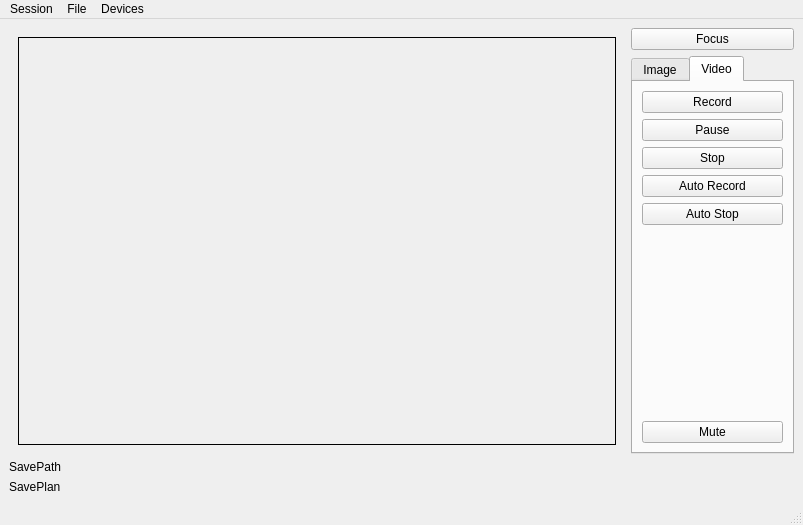
<?xml version="1.0" encoding="UTF-8"?>
<ui version="4.0">
 <class>MainWindow</class>
 <widget class="QMainWindow" name="MainWindow">
  <property name="geometry">
   <rect>
    <x>0</x>
    <y>0</y>
    <width>803</width>
    <height>525</height>
   </rect>
  </property>
  <property name="windowTitle">
   <string>MainWindow</string>
  </property>
  <widget class="QWidget" name="centralwidget">
   <layout class="QGridLayout" name="gridLayout_2">
    <item row="0" column="0" rowspan="2">
     <widget class="QStackedWidget" name="stackedWidget">
      <property name="sizePolicy">
       <sizepolicy hsizetype="Preferred" vsizetype="Preferred">
        <horstretch>1</horstretch>
        <verstretch>0</verstretch>
       </sizepolicy>
      </property>
      <property name="palette">
       <palette>
        <active>
         <colorrole role="Base">
          <brush brushstyle="SolidPattern">
           <color alpha="255">
            <red>255</red>
            <green>255</green>
            <blue>255</blue>
           </color>
          </brush>
         </colorrole>
         <colorrole role="Window">
          <brush brushstyle="SolidPattern">
           <color alpha="255">
            <red>145</red>
            <green>145</green>
            <blue>145</blue>
           </color>
          </brush>
         </colorrole>
        </active>
        <inactive>
         <colorrole role="Base">
          <brush brushstyle="SolidPattern">
           <color alpha="255">
            <red>255</red>
            <green>255</green>
            <blue>255</blue>
           </color>
          </brush>
         </colorrole>
         <colorrole role="Window">
          <brush brushstyle="SolidPattern">
           <color alpha="255">
            <red>145</red>
            <green>145</green>
            <blue>145</blue>
           </color>
          </brush>
         </colorrole>
        </inactive>
        <disabled>
         <colorrole role="Base">
          <brush brushstyle="SolidPattern">
           <color alpha="255">
            <red>145</red>
            <green>145</green>
            <blue>145</blue>
           </color>
          </brush>
         </colorrole>
         <colorrole role="Window">
          <brush brushstyle="SolidPattern">
           <color alpha="255">
            <red>145</red>
            <green>145</green>
            <blue>145</blue>
           </color>
          </brush>
         </colorrole>
        </disabled>
       </palette>
      </property>
      <property name="currentIndex">
       <number>1</number>
      </property>
      <widget class="QWidget" name="viewfinderPage">
       <layout class="QGridLayout" name="gridLayout_5">
        <item row="0" column="0">
         <widget class="QCameraViewfinder" name="viewfinder" native="true"/>
        </item>
       </layout>
      </widget>
      <widget class="QWidget" name="previewPage">
       <layout class="QGridLayout" name="gridLayout_4">
        <item row="0" column="0">
         <widget class="QLabel" name="lastImagePreviewLabel">
          <property name="sizePolicy">
           <sizepolicy hsizetype="Preferred" vsizetype="MinimumExpanding">
            <horstretch>0</horstretch>
            <verstretch>0</verstretch>
           </sizepolicy>
          </property>
          <property name="frameShape">
           <enum>QFrame::Box</enum>
          </property>
          <property name="text">
           <string/>
          </property>
         </widget>
        </item>
       </layout>
      </widget>
     </widget>
    </item>
    <item row="0" column="1">
     <widget class="QPushButton" name="lockButton">
      <property name="text">
       <string>Focus</string>
      </property>
     </widget>
    </item>
    <item row="1" column="1">
     <widget class="QTabWidget" name="captureWidget">
      <property name="currentIndex">
       <number>1</number>
      </property>
      <widget class="QWidget" name="tab_2">
       <attribute name="title">
        <string>Image</string>
       </attribute>
       <layout class="QGridLayout" name="gridLayout">
        <item row="0" column="0">
         <widget class="QPushButton" name="takeImageButton">
          <property name="enabled">
           <bool>false</bool>
          </property>
          <property name="text">
           <string>Capture Photo</string>
          </property>
         </widget>
        </item>
        <item row="2" column="0">
         <widget class="QLabel" name="label">
          <property name="text">
           <string>Exposure Compensation:</string>
          </property>
         </widget>
        </item>
        <item row="3" column="0">
         <widget class="QSlider" name="exposureCompensation">
          <property name="minimum">
           <number>-4</number>
          </property>
          <property name="maximum">
           <number>4</number>
          </property>
          <property name="pageStep">
           <number>2</number>
          </property>
          <property name="orientation">
           <enum>Qt::Horizontal</enum>
          </property>
          <property name="tickPosition">
           <enum>QSlider::TicksAbove</enum>
          </property>
         </widget>
        </item>
        <item row="1" column="0">
         <spacer name="verticalSpacer_2">
          <property name="orientation">
           <enum>Qt::Vertical</enum>
          </property>
          <property name="sizeHint" stdset="0">
           <size>
            <width>20</width>
            <height>161</height>
           </size>
          </property>
         </spacer>
        </item>
       </layout>
      </widget>
      <widget class="QWidget" name="tab">
       <attribute name="title">
        <string>Video</string>
       </attribute>
       <layout class="QVBoxLayout" name="verticalLayout">
        <item>
         <widget class="QPushButton" name="recordButton">
          <property name="minimumSize">
           <size>
            <width>141</width>
            <height>0</height>
           </size>
          </property>
          <property name="text">
           <string>Record</string>
          </property>
         </widget>
        </item>
        <item>
         <widget class="QPushButton" name="pauseButton">
          <property name="text">
           <string>Pause</string>
          </property>
         </widget>
        </item>
        <item>
         <widget class="QPushButton" name="stopButton">
          <property name="text">
           <string>Stop</string>
          </property>
         </widget>
        </item>
        <item>
         <widget class="QPushButton" name="autoRecordButton">
          <property name="minimumSize">
           <size>
            <width>141</width>
            <height>0</height>
           </size>
          </property>
          <property name="text">
           <string>Auto Record</string>
          </property>
         </widget>
        </item>
        <item>
         <widget class="QPushButton" name="autoStopButton">
          <property name="minimumSize">
           <size>
            <width>141</width>
            <height>0</height>
           </size>
          </property>
          <property name="text">
           <string>Auto Stop</string>
          </property>
         </widget>
        </item>
        <item>
         <spacer name="verticalSpacer">
          <property name="orientation">
           <enum>Qt::Vertical</enum>
          </property>
          <property name="sizeHint" stdset="0">
           <size>
            <width>20</width>
            <height>76</height>
           </size>
          </property>
         </spacer>
        </item>
        <item>
         <widget class="QPushButton" name="muteButton">
          <property name="text">
           <string>Mute</string>
          </property>
          <property name="checkable">
           <bool>true</bool>
          </property>
         </widget>
        </item>
       </layout>
      </widget>
     </widget>
    </item>
    <item row="2" column="0">
     <widget class="QLabel" name="pathLabel">
      <property name="text">
       <string>SavePath</string>
      </property>
     </widget>
    </item>
    <item row="3" column="0">
     <widget class="QLabel" name="planLabel">
      <property name="text">
       <string>SavePlan</string>
      </property>
     </widget>
    </item>
   </layout>
  </widget>
  <widget class="QMenuBar" name="menubar">
   <property name="geometry">
    <rect>
     <x>0</x>
     <y>0</y>
     <width>803</width>
     <height>29</height>
    </rect>
   </property>
   <widget class="QMenu" name="menuFile">
    <property name="title">
     <string>Session</string>
    </property>
    <addaction name="actionStartCamera"/>
    <addaction name="actionStopCamera"/>
    <addaction name="separator"/>
    <addaction name="actionSettings"/>
    <addaction name="separator"/>
    <addaction name="actionExit"/>
   </widget>
   <widget class="QMenu" name="menuDevices">
    <property name="title">
     <string>Devices</string>
    </property>
   </widget>
   <widget class="QMenu" name="menuFile_2">
    <property name="title">
     <string>File</string>
    </property>
    <addaction name="actionSavePath"/>
    <addaction name="actionSavePlan"/>
   </widget>
   <addaction name="menuFile"/>
   <addaction name="menuFile_2"/>
   <addaction name="menuDevices"/>
  </widget>
  <widget class="QStatusBar" name="statusbar"/>
  <action name="actionExit">
   <property name="text">
    <string>Exit</string>
   </property>
  </action>
  <action name="actionStartCamera">
   <property name="text">
    <string>Start Camera</string>
   </property>
  </action>
  <action name="actionStopCamera">
   <property name="text">
    <string>Stop Camera</string>
   </property>
  </action>
  <action name="actionSettings">
   <property name="text">
    <string>Settings</string>
   </property>
  </action>
  <action name="actionSavePath">
   <property name="text">
    <string>Save File Path</string>
   </property>
  </action>
  <action name="actionSavePlan">
   <property name="text">
    <string>Save Plan</string>
   </property>
  </action>
 </widget>
 <customwidgets>
  <customwidget>
   <class>QCameraViewfinder</class>
   <extends>QWidget</extends>
   <header>qcameraviewfinder.h</header>
   <container>1</container>
  </customwidget>
 </customwidgets>
 <resources/>
 <connections>
  <connection>
   <sender>recordButton</sender>
   <signal>clicked()</signal>
   <receiver>MainWindow</receiver>
   <slot>startAllRecording()</slot>
   <hints>
    <hint type="sourcelabel">
     <x>647</x>
     <y>149</y>
    </hint>
    <hint type="destinationlabel">
     <x>61</x>
     <y>238</y>
    </hint>
   </hints>
  </connection>
  <connection>
   <sender>autoRecordButton</sender>
   <signal>clicked()</signal>
   <receiver>MainWindow</receiver>
   <slot>startAllAutoRecording()</slot>
   <hints>
    <hint type="sourcelabel">
     <x>647</x>
     <y>149</y>
    </hint>
    <hint type="destinationlabel">
     <x>61</x>
     <y>238</y>
    </hint>
   </hints>
  </connection>
  <connection>
   <sender>autoStopButton</sender>
   <signal>clicked()</signal>
   <receiver>MainWindow</receiver>
   <slot>stopAllAutoRecording()</slot>
   <hints>
    <hint type="sourcelabel">
     <x>647</x>
     <y>149</y>
    </hint>
    <hint type="destinationlabel">
     <x>61</x>
     <y>238</y>
    </hint>
   </hints>
  </connection>
  <connection>
   <sender>stopButton</sender>
   <signal>clicked()</signal>
   <receiver>MainWindow</receiver>
   <slot>stopAllRecording()</slot>
   <hints>
    <hint type="sourcelabel">
     <x>647</x>
     <y>225</y>
    </hint>
    <hint type="destinationlabel">
     <x>140</x>
     <y>236</y>
    </hint>
   </hints>
  </connection>
  <connection>
   <sender>pauseButton</sender>
   <signal>clicked()</signal>
   <receiver>MainWindow</receiver>
   <slot>pauseAllRecording()</slot>
   <hints>
    <hint type="sourcelabel">
     <x>647</x>
     <y>187</y>
    </hint>
    <hint type="destinationlabel">
     <x>234</x>
     <y>237</y>
    </hint>
   </hints>
  </connection>
  <connection>
   <sender>actionExit</sender>
   <signal>triggered()</signal>
   <receiver>MainWindow</receiver>
   <slot>close()</slot>
   <hints>
    <hint type="sourcelabel">
     <x>-1</x>
     <y>-1</y>
    </hint>
    <hint type="destinationlabel">
     <x>154</x>
     <y>130</y>
    </hint>
   </hints>
  </connection>
  <connection>
   <sender>takeImageButton</sender>
   <signal>clicked()</signal>
   <receiver>MainWindow</receiver>
   <slot>takeAllCapture()</slot>
   <hints>
    <hint type="sourcelabel">
     <x>625</x>
     <y>132</y>
    </hint>
    <hint type="destinationlabel">
     <x>603</x>
     <y>169</y>
    </hint>
   </hints>
  </connection>
  <connection>
   <sender>lockButton</sender>
   <signal>clicked()</signal>
   <receiver>MainWindow</receiver>
   <slot>toggleLock()</slot>
   <hints>
    <hint type="sourcelabel">
     <x>658</x>
     <y>75</y>
    </hint>
    <hint type="destinationlabel">
     <x>453</x>
     <y>119</y>
    </hint>
   </hints>
  </connection>
  <connection>
   <sender>muteButton</sender>
   <signal>toggled(bool)</signal>
   <receiver>MainWindow</receiver>
   <slot>setAllMuted(bool)</slot>
   <hints>
    <hint type="sourcelabel">
     <x>647</x>
     <y>377</y>
    </hint>
    <hint type="destinationlabel">
     <x>5</x>
     <y>280</y>
    </hint>
   </hints>
  </connection>
  <connection>
   <sender>exposureCompensation</sender>
   <signal>valueChanged(int)</signal>
   <receiver>MainWindow</receiver>
   <slot>setExposureCompensation(int)</slot>
   <hints>
    <hint type="sourcelabel">
     <x>559</x>
     <y>367</y>
    </hint>
    <hint type="destinationlabel">
     <x>665</x>
     <y>365</y>
    </hint>
   </hints>
  </connection>
  <connection>
   <sender>actionSettings</sender>
   <signal>triggered()</signal>
   <receiver>MainWindow</receiver>
   <slot>configureCameraSettings()</slot>
   <hints>
    <hint type="sourcelabel">
     <x>-1</x>
     <y>-1</y>
    </hint>
    <hint type="destinationlabel">
     <x>333</x>
     <y>210</y>
    </hint>
   </hints>
  </connection>
  <connection>
   <sender>actionStartCamera</sender>
   <signal>triggered()</signal>
   <receiver>MainWindow</receiver>
   <slot>startAllCamera()</slot>
   <hints>
    <hint type="sourcelabel">
     <x>-1</x>
     <y>-1</y>
    </hint>
    <hint type="destinationlabel">
     <x>333</x>
     <y>210</y>
    </hint>
   </hints>
  </connection>
  <connection>
   <sender>actionStopCamera</sender>
   <signal>triggered()</signal>
   <receiver>MainWindow</receiver>
   <slot>stopAllCamera()</slot>
   <hints>
    <hint type="sourcelabel">
     <x>-1</x>
     <y>-1</y>
    </hint>
    <hint type="destinationlabel">
     <x>333</x>
     <y>210</y>
    </hint>
   </hints>
  </connection>
 </connections>
 <slots>
  <slot>startAllCamera()</slot>
  <slot>stopAllCamera()</slot>
  <slot>configureCameraSettings()</slot>
  <slot>setExposureCompensation(int)</slot>
  <slot>setAllMuted(bool)</slot>
  <slot>takeAllCapture()</slot>
  <slot>enablePreview(bool)</slot>
  <slot>startAllRecording()</slot>
  <slot>pauseAllRecording()</slot>
  <slot>stopAllRecording()</slot>
  <slot>startAllAutoRecording()</slot>
  <slot>stopAllAutoRecording()</slot>
  <slot>toggleLock()</slot>
 </slots>
</ui>
